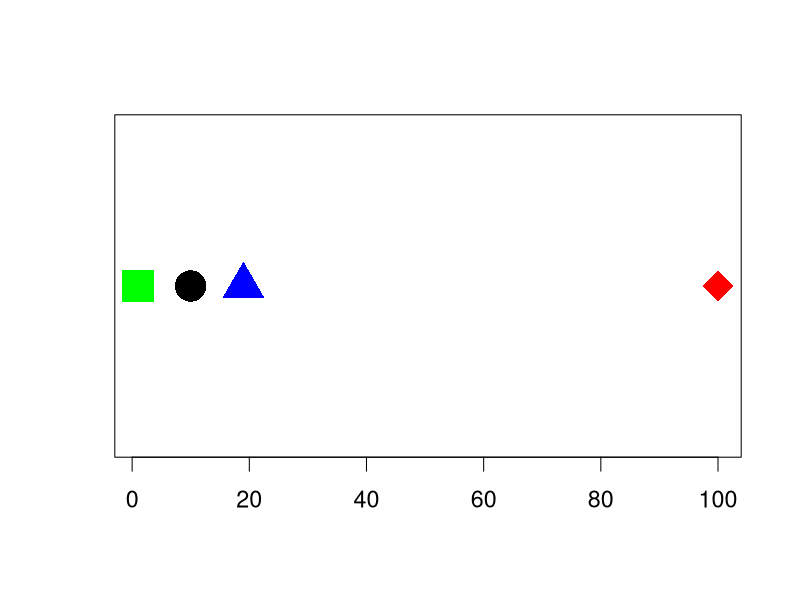
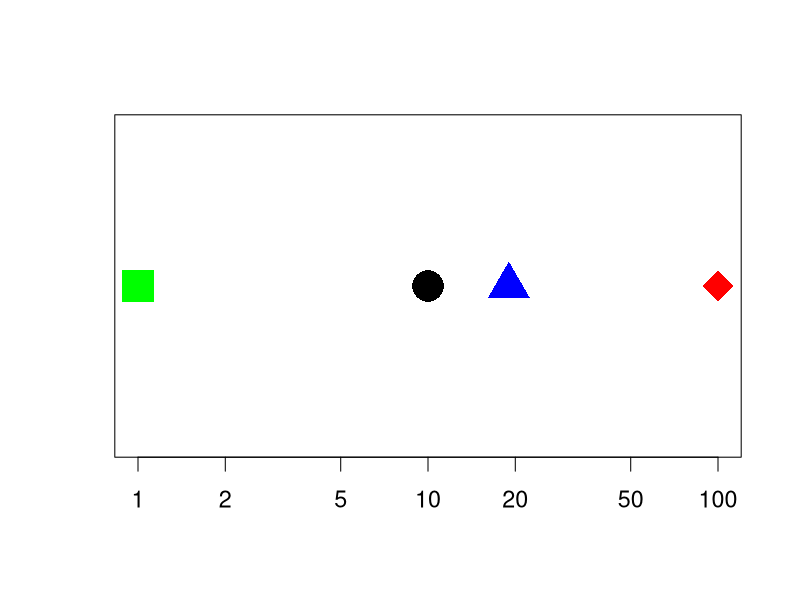

These charts were generated, in order, by the following R code:
x <- c(1, 10, 19, 100)

par(cex=1.4)
cplot <- function(x, log=""){
	plot(x, 0*x
		, yaxt="n", xlab="", ylab=""
		, cex=3.0, pch=15:18
		, col=c("green", "black", "blue", "red")
		, log=log
	)
}

cplot(x)
cplot(x, log="x")

